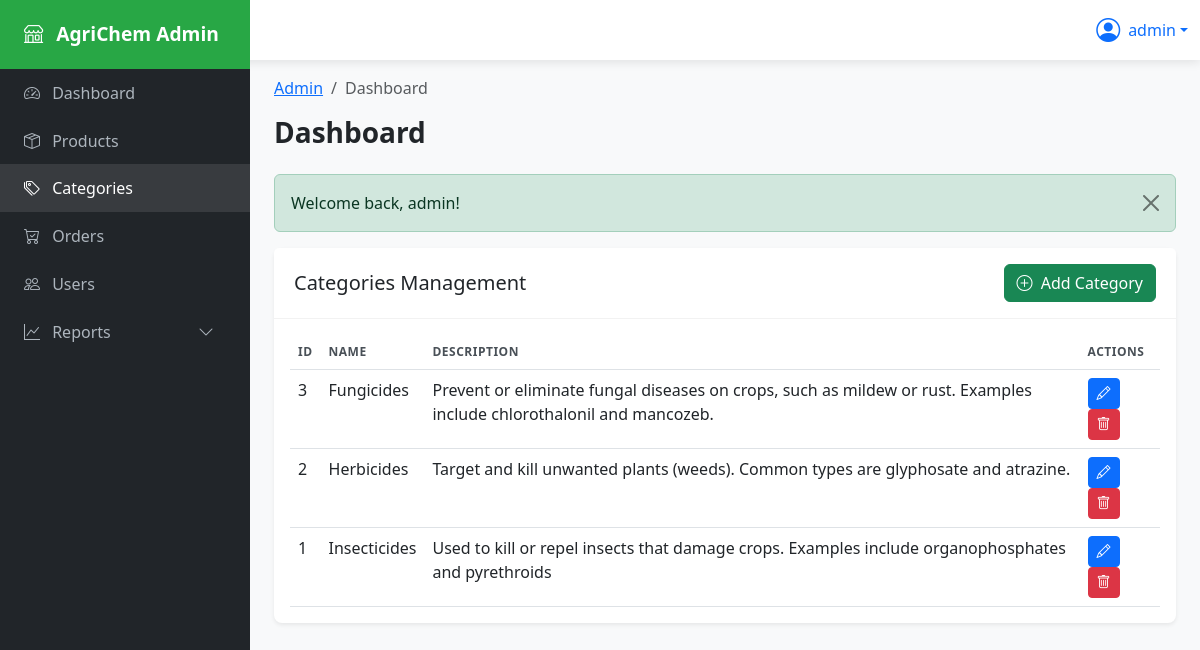
Screenshot of /admin/categories.php (signed in) with the database file from the repository.
### tables this page shows
CREATE TABLE `categories` (
  `category_id` int(11) NOT NULL,
  `name` varchar(100) NOT NULL,
  `description` text DEFAULT NULL,
  `created_at` timestamp NOT NULL DEFAULT current_timestamp()
);

### admin/categories.php (the view, shortened to what this page needs)
<?php
require_once 'includes/admin_header.php';
$categories = $db->query("SELECT * FROM categories ORDER BY name")->fetchAll(PDO::FETCH_ASSOC);
?>
<div class="card">
    <div class="card-header d-flex justify-content-between align-items-center">
        <h5 class="mb-0">Categories Management</h5>
        <button class="btn btn-success" data-bs-toggle="modal" data-bs-target="#addCategoryModal">
            <i class="bi bi-plus-circle me-1"></i> Add Category
        </button>
    </div>
    <div class="card-body">
        <div class="table-responsive">
            <table class="table table-hover">
                <thead>
                    <tr>
                        <th>ID</th>
                        <th>Name</th>
                        <th>Description</th>
                        <th>Actions</th>
                    </tr>
                </thead>
                <tbody>
                    <?php foreach ($categories as $category): ?>
                    <tr>
                        <td><?php echo $category['category_id']; ?></td>
                        <td><?php echo htmlspecialchars($category['name']); ?></td>
                        <td><?php echo htmlspecialchars($category['description']); ?></td>
                        <td>
                            <button class="btn btn-sm btn-primary edit-category"
                                    data-id="<?php echo $category['category_id']; ?>"
                                    data-name="<?php echo htmlspecialchars($category['name']); ?>"
                                    data-description="<?php echo htmlspecialchars($category['description']); ?>">
                                <i class="bi bi-pencil"></i>
                            </button>
                            <a href="categories.php?delete=<?php echo $category['category_id']; ?>"
                               class="btn btn-sm btn-danger"
                               onclick="return confirm('Are you sure you want to delete this category?')">
                                <i class="bi bi-trash"></i>
                            </a>
                        </td>
                    </tr>
                    <?php endforeach; ?>
                </tbody>
            </table>
        </div>
    </div>
</div>
<?php
require_once 'includes/admin_footer.php';
?>

### admin/includes/admin_header.php (shortened to what this page needs)
<?php
$current_page = basename($_SERVER['PHP_SELF']);
?>
<!DOCTYPE html>
<html lang="en">
<head>
    <link href="https://cdn.jsdelivr.net/npm/bootstrap@5.3.0/dist/css/bootstrap.min.css" rel="stylesheet">
    <link rel="stylesheet" href="https://cdn.jsdelivr.net/npm/bootstrap-icons@1.10.0/font/bootstrap-icons.css">
    <link rel="stylesheet" href="../../assets/css/admin.css">
    <link rel="stylesheet" href="https://cdn.datatables.net/1.13.4/css/dataTables.bootstrap5.min.css">
</head>
<body>
    <div class="d-flex" id="wrapper">
        <div class="bg-dark border-right" id="sidebar-wrapper">
            <div class="sidebar-heading text-white">
                <i class="bi bi-shop me-2"></i> AgriChem Admin
            </div>
            <div class="list-group list-group-flush">
                <a href="dashboard.php" class="list-group-item list-group-item-action <?php echo $current_page == 'dashboard.php' ? 'active' : ''; ?>">
                    <i class="bi bi-speedometer2 me-2"></i> Dashboard
                </a>
                <a href="products.php" class="list-group-item list-group-item-action <?php echo $current_page == 'products.php' ? 'active' : ''; ?>">
                    <i class="bi bi-box-seam me-2"></i> Products
                </a>
                <a href="categories.php" class="list-group-item list-group-item-action <?php echo $current_page == 'categories.php' ? 'active' : ''; ?>">
                    <i class="bi bi-tags me-2"></i> Categories
                </a>
                <a href="orders.php" class="list-group-item list-group-item-action <?php echo $current_page == 'orders.php' ? 'active' : ''; ?>">
                    <i class="bi bi-cart-check me-2"></i> Orders
                </a>
                <a href="users.php" class="list-group-item list-group-item-action <?php echo $current_page == 'users.php' ? 'active' : ''; ?>">
                    <i class="bi bi-people me-2"></i> Users
                </a>
                <a class="list-group-item list-group-item-action d-flex justify-content-between align-items-center <?php echo $current_page == 'reports.php' ? 'active' : ''; ?>"
                   data-bs-toggle="collapse" href="#reportsSubmenu" role="button" aria-expanded="false" aria-controls="reportsSubmenu">
                    <span><i class="bi bi-graph-up me-2"></i> Reports</span>
                    <i class="bi bi-chevron-down"></i>
                </a>
            </div>
        </div>
        <div id="page-content-wrapper">
            <nav class="navbar navbar-expand-lg navbar-light bg-white navbar-top">
                <div class="container-fluid">
                    <button class="btn btn-sm btn-outline-success me-2" id="menu-toggle">
                    </button>
                    <div class="d-flex align-items-center ms-auto">
                        <div class="dropdown">
                            <a href="#" class="d-flex align-items-center text-decoration-none dropdown-toggle" id="dropdownUser" data-bs-toggle="dropdown">
                                <i class="bi bi-person-circle me-2" style="font-size: 1.5rem;"></i>
                                <span class="d-none d-sm-inline"><?php echo htmlspecialchars($_SESSION['username']); ?></span>
                            </a>
                        </div>
                    </div>
                </div>
            </nav>
            <div class="container-fluid px-4 py-3 main-content">
                <nav aria-label="breadcrumb" class="mb-4 breadcrumb-nav">
                    <ol class="breadcrumb">
                        <li class="breadcrumb-item"><a href="dashboard.php">Admin</a></li>
                        <li class="breadcrumb-item active" aria-current="page"><?php echo $page_title ?? 'Dashboard'; ?></li>
                    </ol>
                    <h3 class="page-title"><?php echo $page_title ?? 'Dashboard'; ?></h3>
                </nav>
                <?php if (isset($_SESSION['success'])): ?>
                    <div class="alert alert-success alert-dismissible fade show">
                        <?php echo $_SESSION['success']; unset($_SESSION['success']); ?>
                        <button type="button" class="btn-close" data-bs-dismiss="alert"></button>
                    </div>
                <?php endif; ?>

### admin/includes/admin_footer.php (shortened to what this page needs)
</div>
        </div>
    </div>
</body>
</html>

### assets/css/admin.css (style rules this page uses)
#sidebar-wrapper { min-height: 100vh; margin-left: -15rem; transition: margin 0.25s ease-out; width: 15rem; background-color: #343a40; }
#sidebar-wrapper .sidebar-heading { padding: 0.875rem 1.25rem; font-size: 1.2rem; color: white; background-color: #28a745; }
#sidebar-wrapper .list-group { width: 15rem; }
#sidebar-wrapper .list-group-item { border: none; border-radius: 0; color: #adb5bd; background-color: #343a40; padding: 1rem 1.25rem; }
#sidebar-wrapper .list-group-item:hover, #sidebar-wrapper .list-group-item.active { color: white; background-color: #495057; }
#sidebar-wrapper .list-group-item i { margin-right: 0.5rem; }
#page-content-wrapper { min-width: 100vw; background-color: #f8f9fa; }
.card { border: none; border-radius: 0.5rem; box-shadow: 0 0.125rem 0.25rem rgba(0, 0, 0, 0.075); margin-bottom: 1.5rem; }
.card-header { background-color: white; border-bottom: 1px solid rgba(0, 0, 0, 0.125); padding: 1rem 1.25rem; font-weight: 600; }
.table { margin-bottom: 0; }
.table th { border-top: none; font-weight: 600; color: #495057; text-transform: uppercase; font-size: 0.75rem; letter-spacing: 0.5px; }
@media (min-width: 768px) { #sidebar-wrapper { margin-left: 0; } }
@media (min-width: 768px) { #page-content-wrapper { min-width: 0; width: 100%; } }

### admin/includes/admin_header.php (style rules this page uses)
:root { --sidebar-width: 250px; --topbar-height: 60px; --primary-color: #28a745; --dark-color: #343a40; }
body { overflow-x: hidden; font-family: 'Segoe UI', Tahoma, Geneva, Verdana, sans-serif; }
#sidebar-wrapper { min-height: 100vh; margin-left: calc(-1 * var(--sidebar-width)); width: var(--sidebar-width); background: var(--dark-color); color: white; transition: all 0.3s ease; position: fixed; z-index: 1000; top: 0; left: 0; }
#sidebar-wrapper .sidebar-heading { padding: 1.25rem 1.5rem; font-size: 1.2rem; background: var(--primary-color); font-weight: 600; }
#sidebar-wrapper .list-group { width: 100%; }
#sidebar-wrapper .list-group-item { border: none; border-radius: 0; padding: 0.75rem 1.5rem; color: #adb5bd; background: transparent; transition: all 0.2s; }
#sidebar-wrapper .list-group-item:hover, #sidebar-wrapper .list-group-item.active { color: white; background: rgba(255, 255, 255, 0.1); }
#sidebar-wrapper .list-group-item i { width: 20px; margin-right: 10px; text-align: center; }
#page-content-wrapper { min-width: 100vw; margin-left: 0; transition: all 0.3s ease; padding-top: var(--topbar-height); background-color: #f8f9fa; min-height: 100vh; }
.navbar-top { height: var(--topbar-height); box-shadow: 0 2px 10px rgba(0, 0, 0, 0.1); position: fixed; top: 0; right: 0; left: 0; z-index: 900; background: white; }
.main-content { padding: 20px; margin-left: 0; }
@media (min-width: 768px) { #sidebar-wrapper { margin-left: 0; } }
@media (min-width: 768px) { #page-content-wrapper { min-width: 0; width: calc(100% - var(--sidebar-width)); margin-left: var(--sidebar-width); } }
.breadcrumb-nav { background: transparent; padding: 0; margin-bottom: 1.5rem; }
.page-title { font-weight: 600; margin-bottom: 1.5rem; }
.card { border: none; border-radius: 0.5rem; box-shadow: 0 0.125rem 0.25rem rgba(0, 0, 0, 0.075); margin-bottom: 1.5rem; }
.card-header { background: white; border-bottom: 1px solid rgba(0, 0, 0, 0.05); font-weight: 600; padding: 1rem 1.25rem; }

### rows the page displays
categories: category_id "3", name "Fungicides", description "Prevent or eliminate fungal diseases on crops, such as mildew or rust. Examples include chlorothalonil and mancozeb."
categories: category_id "2", name "Herbicides", description "Target and kill unwanted plants (weeds). Common types are glyphosate and atrazine."
categories: category_id "1", name "Insecticides", description "Used to kill or repel insects that damage crops. Examples include organophosphates and pyrethroids"

### other values shown
$_SESSION['username'] "admin"
$page_title "Dashboard"
$_SESSION['success'] "Welcome back, admin!"
